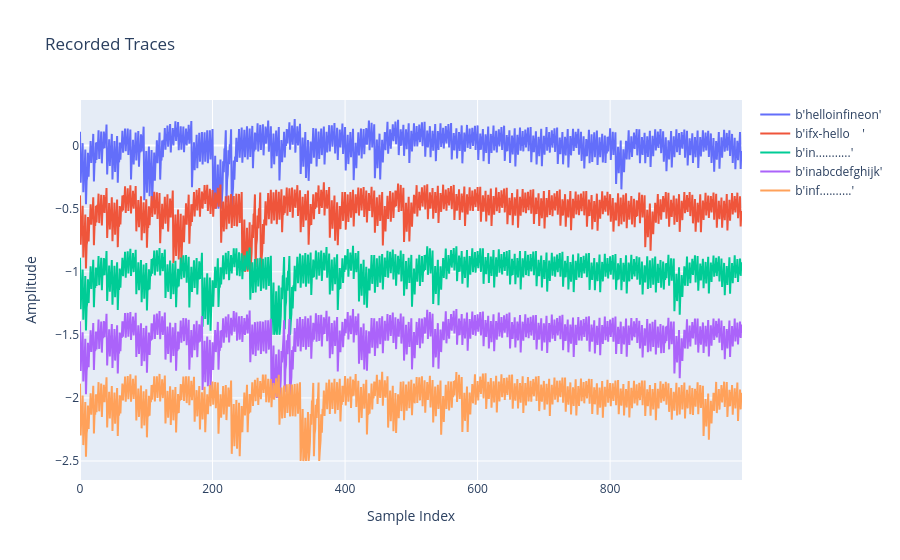

Notebook cell for this chart:
### Code cell
# Plot all traces and shift each trace by 0.5 down

fig = pgo.Figure()
for i in range(len(trace)):
    fig.add_trace(pgo.Scatter(y=trace["trace"][i] - i * 0.5, name=str(bytes(trace["input"][i]))))
fig.update_layout(title="Recorded Traces", xaxis_title="Sample Index", yaxis_title="Amplitude")
fig.show()

### Figure 1 — Plotly figure (JSON) as saved in the notebook; plotly's stock layout.template omitted (floating-point values rounded to 4 significant figures; data arrays with more than 128 entries replaced by an {"elided": "..."} marker saying what was removed)
{"data": [{"name": "b'helloinfineon'", "type": "scatter", "y": {"elided": "1000 float values"}}, {"name": "b'ifx-hello    '", "type": "scatter", "y": {"elided": "1000 float values"}}, {"name": "b'in...........'", "type": "scatter", "y": {"elided": "1000 float values"}}, {"name": "b'inabcdefghijk'", "type": "scatter", "y": {"elided": "1000 float values"}}, {"name": "b'inf..........'", "type": "scatter", "y": {"elided": "1000 float values"}}], "layout": {"title": {"text": "Recorded Traces"}, "xaxis": {"title": {"text": "Sample Index"}}, "yaxis": {"title": {"text": "Amplitude"}}}}
